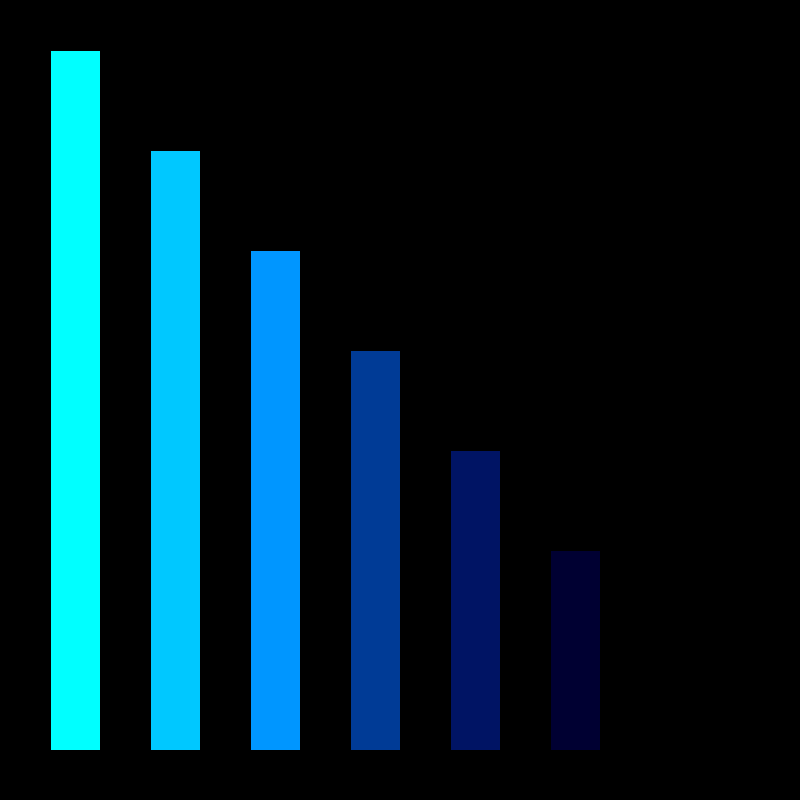
Frame 1 (no input)
Frame 60 (the mouse pressed at the canvas centre just before this capture): identical to frame 1, image omitted
Frame 120 (the mouse held since frame 60 and released just before this capture): identical to frame 1, image omitted

The Processing sketch that drew this single still picture (run headless with seeded random() and noise(); from frame 60 on, the mouse is pressed at the canvas centre):

// Processing sketch: processing_14466
// ── processing_14466.pde

void setup() {
  size(800, 800);
}

void draw() {
  
  background(0);
  fill(0,255,255);
 
  rect(50,50,50,700);
    fill(0,200,255);
  rect(150,150,50,600);
    fill(0,150,255);
  rect(250,250,50,500);
    fill(0,100,255,150);
  rect(350,350,50,400);
    fill(0,50,255,100);
  rect(450,450,50,300);
    fill(0,0,255,50);
  rect(550,550,50,200);
}
